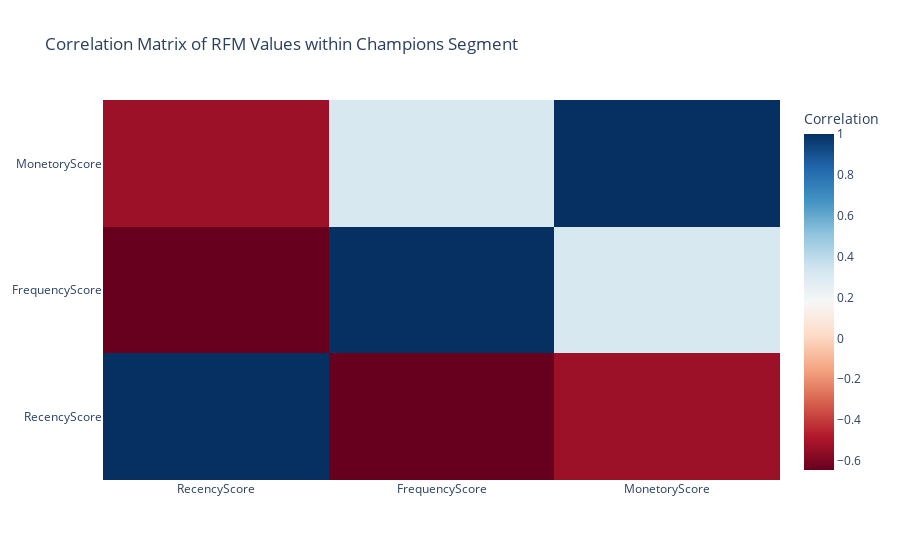

The notebook cell this image was saved under:
### Code cell
correlation_matrix = champion_segment[['RecencyScore', 'FrequencyScore', 'MonetoryScore']].corr()


fig_heatmap = go.Figure(data=go.Heatmap( z=correlation_matrix.values, x=correlation_matrix.columns,
                                        y=correlation_matrix.columns,
                   colorscale='RdBu',
                   colorbar=dict(title='Correlation')))

fig_heatmap.update_layout(title='Correlation Matrix of RFM Values within Champions Segment')

fig_heatmap.show()

### Figure 1 — Plotly figure (JSON) as saved in the notebook; plotly's stock layout.template omitted (floating-point values rounded to 4 significant figures)
{"data": [{"colorbar": {"title": {"text": "Correlation"}}, "colorscale": [[0, "rgb(103,0,31)"], [0.1, "rgb(178,24,43)"], [0.2, "rgb(214,96,77)"], [0.3, "rgb(244,165,130)"], [0.4, "rgb(253,219,199)"], [0.5, "rgb(247,247,247)"], [0.6, "rgb(209,229,240)"], [0.7, "rgb(146,197,222)"], [0.8, "rgb(67,147,195)"], [0.9, "rgb(33,102,172)"], [1, "rgb(5,48,97)"]], "type": "heatmap", "x": ["RecencyScore", "FrequencyScore", "MonetoryScore"], "y": ["RecencyScore", "FrequencyScore", "MonetoryScore"], "z": [[1, -0.6443, -0.5255], [-0.6443, 1, 0.3183], [-0.5255, 0.3183, 1]]}], "layout": {"title": {"text": "Correlation Matrix of RFM Values within Champions Segment"}}}
